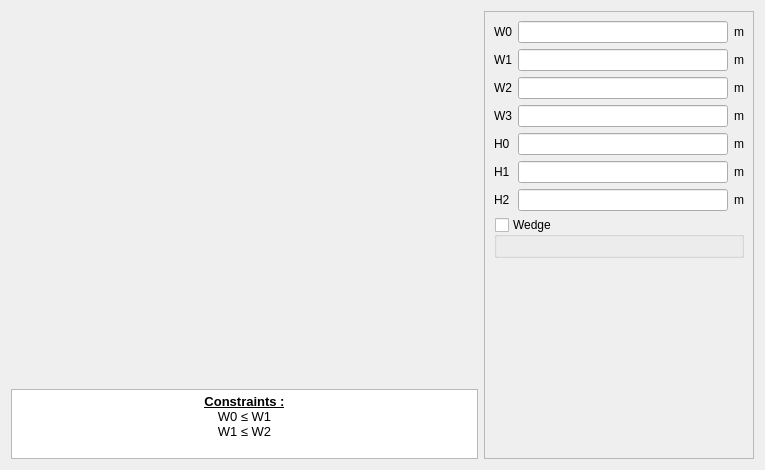
<?xml version="1.0" encoding="UTF-8"?>
<ui version="4.0">
 <class>PWSlot27</class>
 <widget class="QWidget" name="PWSlot27">
  <property name="geometry">
   <rect>
    <x>0</x>
    <y>0</y>
    <width>765</width>
    <height>470</height>
   </rect>
  </property>
  <property name="minimumSize">
   <size>
    <width>630</width>
    <height>470</height>
   </size>
  </property>
  <property name="maximumSize">
   <size>
    <width>16777215</width>
    <height>16777215</height>
   </size>
  </property>
  <property name="windowTitle">
   <string>Form</string>
  </property>
  <layout class="QHBoxLayout" name="horizontalLayout">
   <item>
    <layout class="QVBoxLayout" name="verticalLayout_2">
     <item>
      <widget class="QLabel" name="img_slot">
       <property name="sizePolicy">
        <sizepolicy hsizetype="Expanding" vsizetype="Expanding">
         <horstretch>0</horstretch>
         <verstretch>0</verstretch>
        </sizepolicy>
       </property>
       <property name="maximumSize">
        <size>
         <width>16777215</width>
         <height>16777215</height>
        </size>
       </property>
       <property name="text">
        <string/>
       </property>
       <property name="pixmap">
        <pixmap resource="../../../../Resources/pyleecan.qrc">:/images/images/MachineSetup/WSlot/SlotW27_wind_ext_stator.png</pixmap>
       </property>
       <property name="scaledContents">
        <bool>false</bool>
       </property>
       <property name="alignment">
        <set>Qt::AlignCenter</set>
       </property>
      </widget>
     </item>
     <item>
      <widget class="QTextEdit" name="txt_constraint">
       <property name="sizePolicy">
        <sizepolicy hsizetype="Expanding" vsizetype="Fixed">
         <horstretch>0</horstretch>
         <verstretch>0</verstretch>
        </sizepolicy>
       </property>
       <property name="maximumSize">
        <size>
         <width>9999999</width>
         <height>70</height>
        </size>
       </property>
       <property name="verticalScrollBarPolicy">
        <enum>Qt::ScrollBarAlwaysOff</enum>
       </property>
       <property name="html">
        <string>&lt;!DOCTYPE HTML PUBLIC &quot;-//W3C//DTD HTML 4.0//EN&quot; &quot;http://www.w3.org/TR/REC-html40/strict.dtd&quot;&gt;
&lt;html&gt;&lt;head&gt;&lt;meta name=&quot;qrichtext&quot; content=&quot;1&quot; /&gt;&lt;style type=&quot;text/css&quot;&gt;
p, li { white-space: pre-wrap; }
&lt;/style&gt;&lt;/head&gt;&lt;body style=&quot; font-family:'MS Shell Dlg 2'; font-size:7.8pt; font-weight:400; font-style:normal;&quot;&gt;
&lt;p align=&quot;center&quot; style=&quot; margin-top:0px; margin-bottom:0px; margin-left:0px; margin-right:0px; -qt-block-indent:0; text-indent:0px;&quot;&gt;&lt;span style=&quot; font-size:10pt; font-weight:600; text-decoration: underline;&quot;&gt;Constraints :&lt;/span&gt;&lt;/p&gt;
&lt;p align=&quot;center&quot; style=&quot; margin-top:0px; margin-bottom:0px; margin-left:0px; margin-right:0px; -qt-block-indent:0; text-indent:0px;&quot;&gt;&lt;span style=&quot; font-size:10pt;&quot;&gt;W0 ≤ W1&lt;/span&gt;&lt;/p&gt;
&lt;p align=&quot;center&quot; style=&quot; margin-top:0px; margin-bottom:0px; margin-left:0px; margin-right:0px; -qt-block-indent:0; text-indent:0px;&quot;&gt;&lt;span style=&quot; font-size:10pt;&quot;&gt;W1 ≤ W2&lt;/span&gt;&lt;/p&gt;&lt;/body&gt;&lt;/html&gt;</string>
       </property>
       <property name="textInteractionFlags">
        <set>Qt::TextSelectableByKeyboard|Qt::TextSelectableByMouse</set>
       </property>
      </widget>
     </item>
    </layout>
   </item>
   <item>
    <widget class="QScrollArea" name="scrollArea">
     <property name="minimumSize">
      <size>
       <width>270</width>
       <height>0</height>
      </size>
     </property>
     <property name="maximumSize">
      <size>
       <width>270</width>
       <height>16777215</height>
      </size>
     </property>
     <property name="widgetResizable">
      <bool>true</bool>
     </property>
     <widget class="QWidget" name="scrollAreaWidgetContents">
      <property name="geometry">
       <rect>
        <x>0</x>
        <y>0</y>
        <width>268</width>
        <height>446</height>
       </rect>
      </property>
      <layout class="QVBoxLayout" name="verticalLayout_3">
       <item>
        <layout class="QGridLayout" name="gridLayout">
         <item row="0" column="0">
          <widget class="QLabel" name="in_W0">
           <property name="text">
            <string>W0</string>
           </property>
          </widget>
         </item>
         <item row="0" column="1">
          <widget class="FloatEdit" name="lf_W0"/>
         </item>
         <item row="0" column="2">
          <widget class="QLabel" name="unit_W0">
           <property name="text">
            <string>m</string>
           </property>
          </widget>
         </item>
         <item row="1" column="0">
          <widget class="QLabel" name="in_W1">
           <property name="text">
            <string>W1</string>
           </property>
          </widget>
         </item>
         <item row="1" column="1">
          <widget class="FloatEdit" name="lf_W1"/>
         </item>
         <item row="1" column="2">
          <widget class="QLabel" name="unit_W1">
           <property name="text">
            <string>m</string>
           </property>
          </widget>
         </item>
         <item row="2" column="0">
          <widget class="QLabel" name="in_W2">
           <property name="text">
            <string>W2</string>
           </property>
          </widget>
         </item>
         <item row="2" column="1">
          <widget class="FloatEdit" name="lf_W2"/>
         </item>
         <item row="2" column="2">
          <widget class="QLabel" name="unit_W2">
           <property name="text">
            <string>m</string>
           </property>
          </widget>
         </item>
         <item row="3" column="0">
          <widget class="QLabel" name="in_W3">
           <property name="text">
            <string>W3</string>
           </property>
          </widget>
         </item>
         <item row="3" column="1">
          <widget class="FloatEdit" name="lf_W3"/>
         </item>
         <item row="3" column="2">
          <widget class="QLabel" name="unit_W3">
           <property name="text">
            <string>m</string>
           </property>
          </widget>
         </item>
         <item row="4" column="0">
          <widget class="QLabel" name="in_H0">
           <property name="text">
            <string>H0</string>
           </property>
          </widget>
         </item>
         <item row="4" column="1">
          <widget class="FloatEdit" name="lf_H0"/>
         </item>
         <item row="4" column="2">
          <widget class="QLabel" name="unit_H0">
           <property name="text">
            <string>m</string>
           </property>
          </widget>
         </item>
         <item row="5" column="0">
          <widget class="QLabel" name="in_H1">
           <property name="text">
            <string>H1</string>
           </property>
          </widget>
         </item>
         <item row="5" column="1">
          <widget class="FloatEdit" name="lf_H1"/>
         </item>
         <item row="5" column="2">
          <widget class="QLabel" name="unit_H1">
           <property name="text">
            <string>m</string>
           </property>
          </widget>
         </item>
         <item row="6" column="0">
          <widget class="QLabel" name="in_H2">
           <property name="text">
            <string>H2</string>
           </property>
          </widget>
         </item>
         <item row="6" column="1">
          <widget class="FloatEdit" name="lf_H2"/>
         </item>
         <item row="6" column="2">
          <widget class="QLabel" name="unit_H2">
           <property name="text">
            <string>m</string>
           </property>
          </widget>
         </item>
        </layout>
       </item>
       <item>
        <widget class="QGroupBox" name="g_wedge">
         <property name="title">
          <string>Wedge</string>
         </property>
         <property name="checkable">
          <bool>true</bool>
         </property>
         <property name="checked">
          <bool>false</bool>
         </property>
         <layout class="QVBoxLayout" name="verticalLayout">
          <item>
           <widget class="WMatSelectV" name="w_wedge_mat" native="true">
            <property name="minimumSize">
             <size>
              <width>100</width>
              <height>0</height>
             </size>
            </property>
           </widget>
          </item>
         </layout>
        </widget>
       </item>
       <item>
        <spacer name="verticalSpacer">
         <property name="orientation">
          <enum>Qt::Vertical</enum>
         </property>
         <property name="sizeHint" stdset="0">
          <size>
           <width>20</width>
           <height>40</height>
          </size>
         </property>
        </spacer>
       </item>
       <item>
        <widget class="WWSlotOut" name="w_out" native="true"/>
       </item>
      </layout>
     </widget>
    </widget>
   </item>
  </layout>
 </widget>
 <customwidgets>
  <customwidget>
   <class>FloatEdit</class>
   <extends>QLineEdit</extends>
   <header>......GUI/Tools/FloatEdit.h</header>
  </customwidget>
  <customwidget>
   <class>WWSlotOut</class>
   <extends>QWidget</extends>
   <header>......GUI.Dialog.DMachineSetup.SWSlot.WWSlotOut.WWSlotOut.h</header>
   <container>1</container>
  </customwidget>
  <customwidget>
   <class>WMatSelectV</class>
   <extends>QWidget</extends>
   <header>......GUI.Dialog.DMatLib.WMatSelect.WMatSelectV.h</header>
   <container>1</container>
  </customwidget>
 </customwidgets>
 <tabstops>
  <tabstop>lf_W0</tabstop>
  <tabstop>lf_W1</tabstop>
  <tabstop>lf_W2</tabstop>
  <tabstop>lf_W3</tabstop>
  <tabstop>lf_H0</tabstop>
  <tabstop>lf_H1</tabstop>
  <tabstop>lf_H2</tabstop>
  <tabstop>txt_constraint</tabstop>
 </tabstops>
 <resources>
  <include location="../../../../Resources/pyleecan.qrc"/>
  <include location="../../../../Resources/pyleecan.qrc"/>
 </resources>
 <connections/>
</ui>
